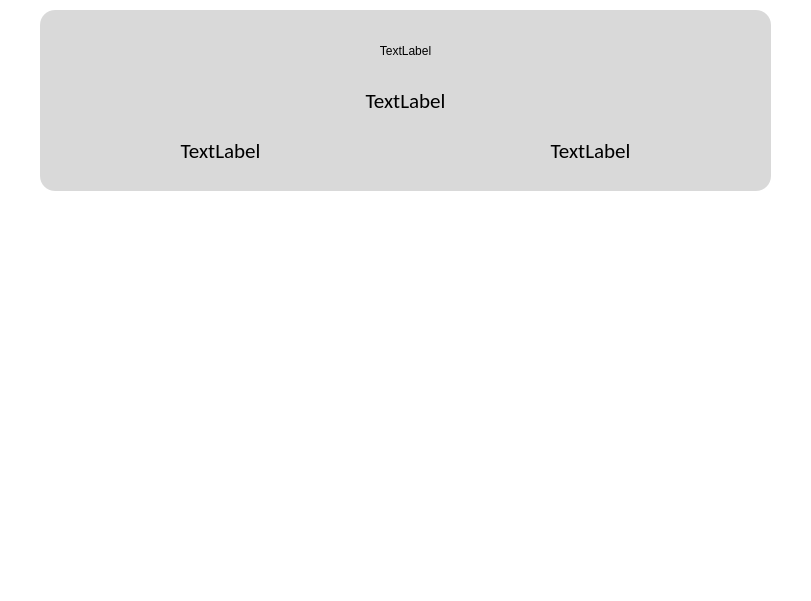
<?xml version="1.0" encoding="UTF-8"?>
<ui version="4.0">
 <class>Information</class>
 <widget class="QWidget" name="Information">
  <property name="geometry">
   <rect>
    <x>0</x>
    <y>0</y>
    <width>811</width>
    <height>601</height>
   </rect>
  </property>
  <property name="windowTitle">
   <string>Form</string>
  </property>
  <widget class="QLabel" name="label">
   <property name="geometry">
    <rect>
     <x>0</x>
     <y>0</y>
     <width>811</width>
     <height>601</height>
    </rect>
   </property>
   <property name="styleSheet">
    <string notr="true">background-color: rgb(255, 255, 255);</string>
   </property>
   <property name="text">
    <string/>
   </property>
  </widget>
  <widget class="QLabel" name="label_2">
   <property name="geometry">
    <rect>
     <x>40</x>
     <y>10</y>
     <width>731</width>
     <height>181</height>
    </rect>
   </property>
   <property name="styleSheet">
    <string notr="true">background-color: rgb(217, 217, 217);
border-radius: 15px;</string>
   </property>
   <property name="text">
    <string/>
   </property>
  </widget>
  <widget class="QLabel" name="lbl_name">
   <property name="geometry">
    <rect>
     <x>40</x>
     <y>20</y>
     <width>731</width>
     <height>61</height>
    </rect>
   </property>
   <property name="styleSheet">
    <string notr="true">font: 24pt &quot;Calibri&quot;;
color: rgb(0, 0, 0);</string>
   </property>
   <property name="text">
    <string>TextLabel</string>
   </property>
   <property name="alignment">
    <set>Qt::AlignCenter</set>
   </property>
   <property name="indent">
    <number>-1</number>
   </property>
  </widget>
  <widget class="QLabel" name="lbl_email">
   <property name="geometry">
    <rect>
     <x>40</x>
     <y>80</y>
     <width>731</width>
     <height>41</height>
    </rect>
   </property>
   <property name="font">
    <font>
     <family>Calibri</family>
     <pointsize>16</pointsize>
     <weight>50</weight>
     <italic>false</italic>
     <bold>false</bold>
    </font>
   </property>
   <property name="styleSheet">
    <string notr="true">font: 16pt &quot;Calibri&quot;;
color: rgb(0, 0, 0);</string>
   </property>
   <property name="text">
    <string>TextLabel</string>
   </property>
   <property name="alignment">
    <set>Qt::AlignCenter</set>
   </property>
  </widget>
  <widget class="QLabel" name="lbl_cantFollowed">
   <property name="geometry">
    <rect>
     <x>420</x>
     <y>130</y>
     <width>341</width>
     <height>41</height>
    </rect>
   </property>
   <property name="font">
    <font>
     <family>Calibri</family>
     <pointsize>16</pointsize>
     <weight>50</weight>
     <italic>false</italic>
     <bold>false</bold>
    </font>
   </property>
   <property name="styleSheet">
    <string notr="true">font: 16pt &quot;Calibri&quot;;
color: rgb(0, 0, 0);</string>
   </property>
   <property name="text">
    <string>TextLabel</string>
   </property>
   <property name="alignment">
    <set>Qt::AlignCenter</set>
   </property>
  </widget>
  <widget class="QLabel" name="lbl_cantPosts">
   <property name="geometry">
    <rect>
     <x>40</x>
     <y>130</y>
     <width>361</width>
     <height>41</height>
    </rect>
   </property>
   <property name="font">
    <font>
     <family>Calibri</family>
     <pointsize>16</pointsize>
     <weight>50</weight>
     <italic>false</italic>
     <bold>false</bold>
    </font>
   </property>
   <property name="styleSheet">
    <string notr="true">font: 16pt &quot;Calibri&quot;;
color: rgb(0, 0, 0);</string>
   </property>
   <property name="text">
    <string>TextLabel</string>
   </property>
   <property name="alignment">
    <set>Qt::AlignCenter</set>
   </property>
  </widget>
 </widget>
 <resources/>
 <connections/>
</ui>
